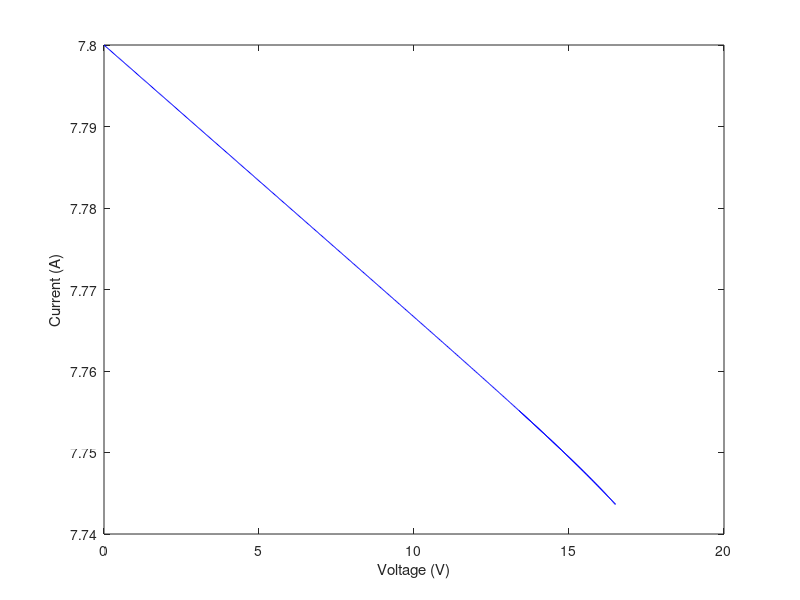
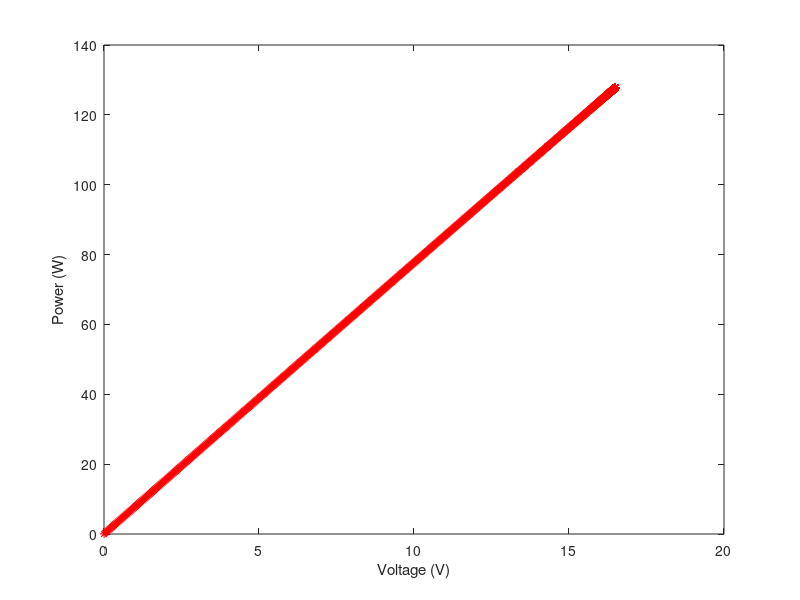
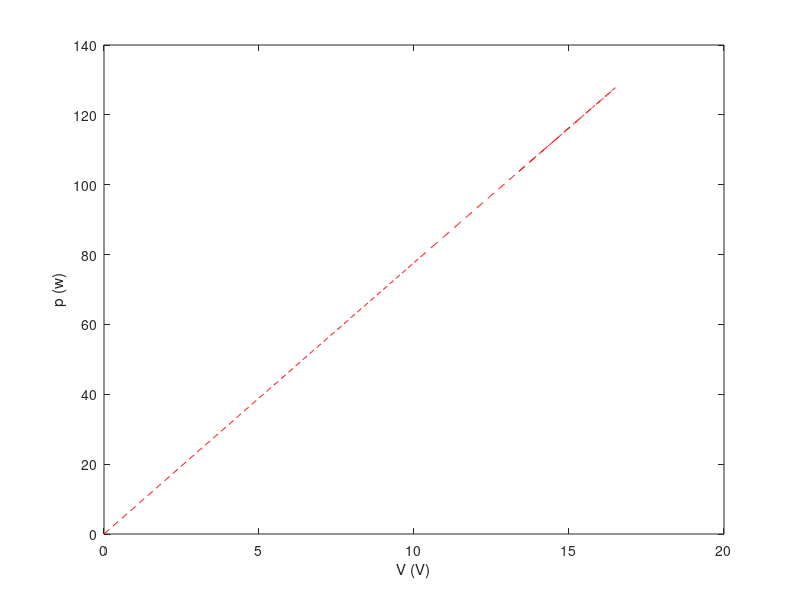

These figures' MATLAB source, in order:
function[V_PV,I_PV] = main_MP()
% 主函数：实现光伏电池最大功率点跟踪(MPPT)算法
% 输出：V_PV - 电压向量，I_PV - 电流向量

% ==== 光伏电池参数定义部分 ====
V_oc = 36;         % 开路电压（V），光伏电池在无负载条件下的最大电压
I_sc = 7.8;        % 短路电流（A），光伏电池在短路条件下的最大电流
I_o = 1e-7;        % 反向饱和电流[A]，二极管反向饱和电流，影响暗电流特性
q = 1.6e-19;       % 元电荷[C]，基本电荷常数
n = 1.5;           % 理想因子，反映二极管的非理想程度，典型范围1-2
k = 1.38e-23;      % 玻尔兹曼常数[J/K]，热力学常数
R_sh = 300;        % 并联电阻(Ω)，模拟电池的旁路漏电效应
T = 298;           % 温度（K），工作温度，对应25摄氏度
num_cells = 45;    % 光伏电池数量，串联的电池片数
P_threshold = 2;   % 功率变化阈值，用于判断是否远离最大功率点
V_threshold = 0.5; % 电压变化阈值，用于判断是否接近最大功率点

% 变步长系数定义
k1 = 0.02;         % 远离最大功率点时的步长增益系数
k2 = 0.005;        % 接近最大功率点时的步长增益系数

% ==== 初始化参数和数组 ====
% 生成从0到开路电压的1000个均匀分布的电压点
V_PV = linspace(0, V_oc, 1000);
% 预分配电流和功率数组
I_PV = zeros(size(V_PV));
P = zeros(size(V_PV));

% 光生电流计算，理想情况下等于短路电流
I_ph = I_sc;
    
% ==== 变步长扰动观察法主循环 ====
% 通过迭代调整工作点，跟踪最大功率点位置
for iter = 1:1000
    % 第一步初始化步长
    if iter == 1
       step = 0.001;  % 初始步长设置
    end
    
    % 计算二极管暗电流分量（肖克利二极管方程）
    I1 = I_o*(exp((q*V_PV)/(n*k*T*num_cells))-1);
    % 计算并联电阻漏电流
    I2 = (V_PV)/R_sh;
    % 总输出电流 = 光生电流 - 暗电流 - 漏电流
    I_PV = I_ph - I1 - I2;
    % 计算功率：P = V × I
    P = V_PV .* I_PV;
    
    % 预测下一个电压点
    V_new = V_PV + step;
    % 计算新电压点对应的电流值
    I_new = I_PV - I_o*(exp((q*V_new)/(n*k*T*num_cells))-1) - (V_new)/R_sh;
    % 计算新电压点对应的功率值
    P_new = V_new .* I_new;
    
    % 计算功率变化量和电压变化量的绝对值
    delta_P = abs(P_new - P);
    delta_V = abs(V_new - V_PV);    
    
    % ==== 变步长策略：根据工作点位置动态调整步长 ====
    if delta_P > P_threshold
        % 远离最大功率点区域，功率变化较大
        % 采用较大步长快速接近最大功率点
        step = k1 * delta_P;
    elseif delta_V < V_threshold
        % 接近最大功率点区域，电压变化较小
        % 采用较小步长精细调整，避免振荡
        % 根据功率变化方向决定步长符号（扰动观察法核心）
        step = sign(P_new - P) * k2 .* delta_P;
    else
        % 中间状态，使用默认步长
        step = 0.001;
    end
    
    % 更新电压向量为新的预测值
    V_PV = V_new;

    % ==== 收敛判断：功率变化小于阈值时终止迭代 ====
    if abs(delta_P) < 1e-3
        % 功率变化足够小，认为已收敛到最大功率点
        break;
    end
    
    % 记录当前迭代的最大功率点电压和功率
    V_mppt = max(V_PV);
    P_mppt = max(P);
end

% 确保电流值为非负（物理约束）
I_PV = max(0, I_PV);

% ==== 结果可视化部分 ====

% 绘制I-V特性曲线（电流-电压关系）
figure;
plot(V_PV, I_PV, '-b');  % 蓝色实线
xlabel('Voltage (V)')    % X轴标签：电压
ylabel('Current (A)')    % Y轴标签：电流

% 绘制P-V特性曲线（功率-电压关系），红色星号标记
figure;
plot(V_PV, P, '*r');    % 红色星号
xlabel('Voltage (V)')    % X轴标签：电压
ylabel('Power (W)')      % Y轴标签：功率

% 在命令窗口显示最大功率点结果
disp(['最大功率点电压：',num2str(V_mppt),'V,最大功率:',num2str(P_mppt),'W'])

% 再次绘制P-V曲线，使用红色虚线
figure;
plot(V_PV, P, '--r');   % 红色虚线
xlabel('V (V)')          % X轴标签：电压
ylabel('p (w)')          % Y轴标签：功率

end
